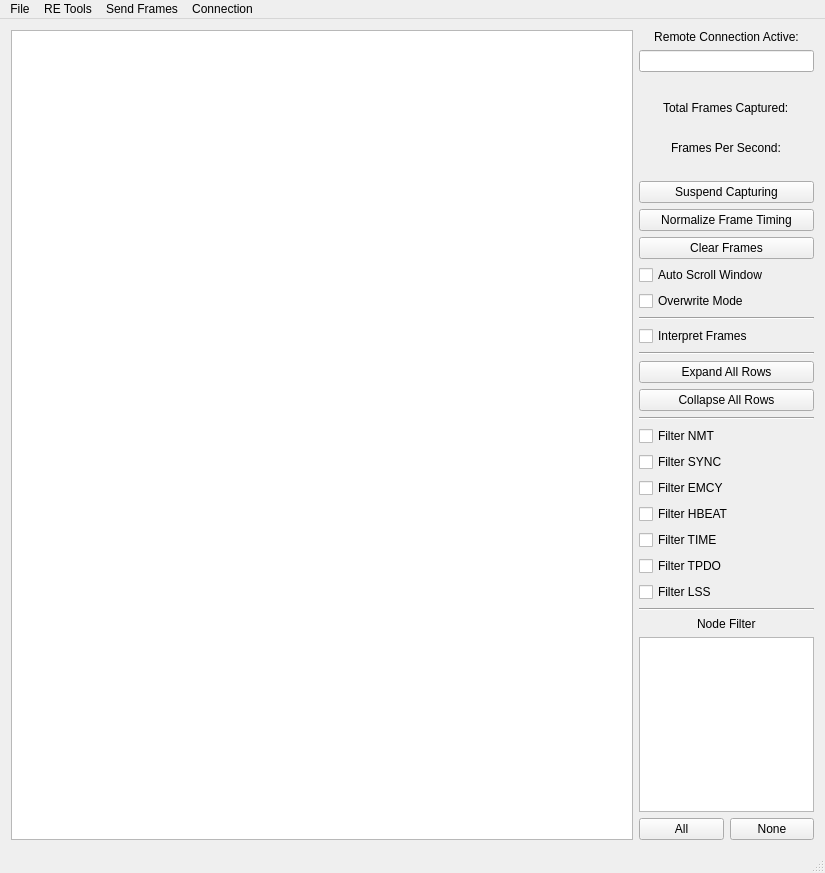
<?xml version="1.0" encoding="UTF-8"?>
<ui version="4.0">
 <class>MainWindow</class>
 <widget class="QMainWindow" name="MainWindow">
  <property name="geometry">
   <rect>
    <x>0</x>
    <y>0</y>
    <width>825</width>
    <height>873</height>
   </rect>
  </property>
  <property name="sizePolicy">
   <sizepolicy hsizetype="Fixed" vsizetype="Fixed">
    <horstretch>0</horstretch>
    <verstretch>0</verstretch>
   </sizepolicy>
  </property>
  <property name="minimumSize">
   <size>
    <width>800</width>
    <height>500</height>
   </size>
  </property>
  <property name="windowTitle">
   <string>SavvyCAN</string>
  </property>
  <widget class="QWidget" name="centralWidget">
   <layout class="QHBoxLayout" name="horizontalLayout" stretch="1,0">
    <item>
     <widget class="QTableView" name="canFramesView">
      <property name="font">
       <font>
        <pointsize>11</pointsize>
        <bold>false</bold>
       </font>
      </property>
      <property name="alternatingRowColors">
       <bool>true</bool>
      </property>
      <property name="verticalScrollMode">
       <enum>QAbstractItemView::ScrollPerPixel</enum>
      </property>
      <property name="wordWrap">
       <bool>false</bool>
      </property>
     </widget>
    </item>
    <item>
     <layout class="QVBoxLayout" name="verticalLayout">
      <item>
       <widget class="QLabel" name="lblRemoteConn">
        <property name="enabled">
         <bool>true</bool>
        </property>
        <property name="text">
         <string>Remote Connection Active:</string>
        </property>
        <property name="alignment">
         <set>Qt::AlignCenter</set>
        </property>
       </widget>
      </item>
      <item>
       <widget class="QLineEdit" name="lineRemoteKey">
        <property name="enabled">
         <bool>true</bool>
        </property>
        <property name="maximumSize">
         <size>
          <width>1000</width>
          <height>50</height>
         </size>
        </property>
        <property name="baseSize">
         <size>
          <width>150</width>
          <height>50</height>
         </size>
        </property>
        <property name="maxLength">
         <number>8</number>
        </property>
        <property name="alignment">
         <set>Qt::AlignLeading|Qt::AlignLeft|Qt::AlignVCenter</set>
        </property>
        <property name="readOnly">
         <bool>true</bool>
        </property>
       </widget>
      </item>
      <item>
       <widget class="QLabel" name="lblContMsg">
        <property name="font">
         <font>
          <pointsize>11</pointsize>
          <italic>true</italic>
          <bold>true</bold>
         </font>
        </property>
        <property name="text">
         <string/>
        </property>
        <property name="alignment">
         <set>Qt::AlignCenter</set>
        </property>
       </widget>
      </item>
      <item alignment="Qt::AlignHCenter">
       <widget class="QLabel" name="label">
        <property name="sizePolicy">
         <sizepolicy hsizetype="Preferred" vsizetype="Fixed">
          <horstretch>0</horstretch>
          <verstretch>0</verstretch>
         </sizepolicy>
        </property>
        <property name="text">
         <string>Total Frames Captured:</string>
        </property>
       </widget>
      </item>
      <item alignment="Qt::AlignHCenter">
       <widget class="QLabel" name="lbNumFrames">
        <property name="sizePolicy">
         <sizepolicy hsizetype="Preferred" vsizetype="Fixed">
          <horstretch>0</horstretch>
          <verstretch>0</verstretch>
         </sizepolicy>
        </property>
        <property name="text">
         <string/>
        </property>
       </widget>
      </item>
      <item alignment="Qt::AlignHCenter">
       <widget class="QLabel" name="label_6">
        <property name="sizePolicy">
         <sizepolicy hsizetype="Preferred" vsizetype="Fixed">
          <horstretch>0</horstretch>
          <verstretch>0</verstretch>
         </sizepolicy>
        </property>
        <property name="text">
         <string>Frames Per Second:</string>
        </property>
       </widget>
      </item>
      <item alignment="Qt::AlignHCenter">
       <widget class="QLabel" name="lbFPS">
        <property name="sizePolicy">
         <sizepolicy hsizetype="Preferred" vsizetype="Fixed">
          <horstretch>0</horstretch>
          <verstretch>0</verstretch>
         </sizepolicy>
        </property>
        <property name="text">
         <string/>
        </property>
       </widget>
      </item>
      <item>
       <widget class="QPushButton" name="btnCaptureToggle">
        <property name="text">
         <string>Suspend Capturing</string>
        </property>
        <property name="checkable">
         <bool>false</bool>
        </property>
       </widget>
      </item>
      <item>
       <widget class="QPushButton" name="btnNormalize">
        <property name="text">
         <string>Normalize Frame Timing</string>
        </property>
       </widget>
      </item>
      <item>
       <widget class="QPushButton" name="btnClearFrames">
        <property name="text">
         <string>Clear Frames</string>
        </property>
       </widget>
      </item>
      <item>
       <widget class="QCheckBox" name="cbAutoScroll">
        <property name="text">
         <string>Auto Scroll Window</string>
        </property>
       </widget>
      </item>
      <item>
       <widget class="QCheckBox" name="cbOverwrite">
        <property name="enabled">
         <bool>true</bool>
        </property>
        <property name="text">
         <string>Overwrite Mode</string>
        </property>
       </widget>
      </item>
      <item>
       <widget class="Line" name="line">
        <property name="orientation">
         <enum>Qt::Horizontal</enum>
        </property>
       </widget>
      </item>
      <item>
       <widget class="QCheckBox" name="cbInterpret">
        <property name="text">
         <string>Interpret Frames</string>
        </property>
       </widget>
      </item>
      <item>
       <widget class="Line" name="line_4">
        <property name="orientation">
         <enum>Qt::Horizontal</enum>
        </property>
       </widget>
      </item>
      <item>
       <widget class="QPushButton" name="btnExpandAll">
        <property name="text">
         <string>Expand All Rows</string>
        </property>
       </widget>
      </item>
      <item>
       <widget class="QPushButton" name="btnCollapseAll">
        <property name="text">
         <string>Collapse All Rows</string>
        </property>
       </widget>
      </item>
      <item>
       <widget class="Line" name="line_3">
        <property name="orientation">
         <enum>Qt::Horizontal</enum>
        </property>
       </widget>
      </item>
      <item>
       <widget class="QCheckBox" name="filterNMT">
        <property name="text">
         <string>Filter NMT</string>
        </property>
       </widget>
      </item>
      <item>
       <widget class="QCheckBox" name="filterSYNC">
        <property name="text">
         <string>Filter SYNC</string>
        </property>
       </widget>
      </item>
      <item>
       <widget class="QCheckBox" name="filterEMCY">
        <property name="text">
         <string>Filter EMCY</string>
        </property>
       </widget>
      </item>
      <item>
       <widget class="QCheckBox" name="filterHBEAT">
        <property name="text">
         <string>Filter HBEAT</string>
        </property>
       </widget>
      </item>
      <item>
       <widget class="QCheckBox" name="filterTIME">
        <property name="text">
         <string>Filter TIME</string>
        </property>
       </widget>
      </item>
      <item>
       <widget class="QCheckBox" name="filterTPDO">
        <property name="text">
         <string>Filter TPDO</string>
        </property>
       </widget>
      </item>
      <item>
       <widget class="QCheckBox" name="filterLSS">
        <property name="text">
         <string>Filter LSS</string>
        </property>
       </widget>
      </item>
      <item>
       <widget class="Line" name="line_2">
        <property name="orientation">
         <enum>Qt::Horizontal</enum>
        </property>
       </widget>
      </item>
      <item alignment="Qt::AlignHCenter">
       <widget class="QLabel" name="label_7">
        <property name="text">
         <string>Node Filter</string>
        </property>
       </widget>
      </item>
      <item alignment="Qt::AlignHCenter">
       <widget class="QListWidget" name="listFilters">
        <property name="sizePolicy">
         <sizepolicy hsizetype="Fixed" vsizetype="Expanding">
          <horstretch>0</horstretch>
          <verstretch>0</verstretch>
         </sizepolicy>
        </property>
        <property name="minimumSize">
         <size>
          <width>0</width>
          <height>160</height>
         </size>
        </property>
        <property name="maximumSize">
         <size>
          <width>175</width>
          <height>16777215</height>
         </size>
        </property>
       </widget>
      </item>
      <item>
       <layout class="QHBoxLayout" name="horizontalLayout_3">
        <item>
         <widget class="QPushButton" name="btnFilterAll">
          <property name="text">
           <string>All</string>
          </property>
         </widget>
        </item>
        <item>
         <widget class="QPushButton" name="btnFilterNone">
          <property name="text">
           <string>None</string>
          </property>
         </widget>
        </item>
       </layout>
      </item>
     </layout>
    </item>
   </layout>
  </widget>
  <widget class="QMenuBar" name="menuBar">
   <property name="geometry">
    <rect>
     <x>0</x>
     <y>0</y>
     <width>825</width>
     <height>22</height>
    </rect>
   </property>
   <widget class="QMenu" name="menu_RE_Tools">
    <property name="title">
     <string>RE Tools</string>
    </property>
    <addaction name="actionFlow_View"/>
    <addaction name="actionGraph_Dta"/>
    <addaction name="actionFrame_Data_Analysis"/>
    <addaction name="actionFile_Comparison"/>
    <addaction name="actionDBC_Comparison"/>
    <addaction name="actionRange_State_2"/>
    <addaction name="actionSingle_Multi_State_2"/>
    <addaction name="actionISO_TP_Decoder"/>
    <addaction name="actionSniffer"/>
    <addaction name="actionCapture_Bisector"/>
    <addaction name="actionSignal_Viewer"/>
    <addaction name="actionTemporal_Graph"/>
   </widget>
   <widget class="QMenu" name="menuSend_Frames">
    <property name="title">
     <string>Send Frames</string>
    </property>
    <addaction name="action_Playback"/>
    <addaction name="action_Custom"/>
    <addaction name="actionScripting_INterface"/>
    <addaction name="actionFuzzing"/>
    <addaction name="actionUDS_Scanner"/>
    <addaction name="actionFirmware_Update"/>
    <addaction name="actionMotorControlConfig"/>
   </widget>
   <widget class="QMenu" name="menuFile">
    <property name="title">
     <string>File</string>
    </property>
    <addaction name="actionOpen_Log_File"/>
    <addaction name="actionSave_Filtered_Log_File"/>
    <addaction name="actionSave_Log_File"/>
    <addaction name="actionSave_Continuous_Logfile"/>
    <addaction name="separator"/>
    <addaction name="separator"/>
    <addaction name="actionLoad_Filter_Definition"/>
    <addaction name="actionSave_Filter_Definition"/>
    <addaction name="separator"/>
    <addaction name="actionDBC_File_Manager"/>
    <addaction name="actionSave_Decoded_Frames"/>
    <addaction name="separator"/>
    <addaction name="actionPreferences"/>
    <addaction name="separator"/>
    <addaction name="actionExit_Application"/>
   </widget>
   <widget class="QMenu" name="menuConnection">
    <property name="title">
     <string>Connection</string>
    </property>
    <addaction name="actionSetup"/>
   </widget>
   <addaction name="menuFile"/>
   <addaction name="menu_RE_Tools"/>
   <addaction name="menuSend_Frames"/>
   <addaction name="menuConnection"/>
  </widget>
  <widget class="QStatusBar" name="statusBar"/>
  <action name="action_Playback">
   <property name="text">
    <string>Playback</string>
   </property>
  </action>
  <action name="action_Custom">
   <property name="text">
    <string>Custom</string>
   </property>
  </action>
  <action name="actionFlow_View">
   <property name="text">
    <string>Flow View</string>
   </property>
  </action>
  <action name="actionFuzzy_Scope">
   <property name="text">
    <string>Fuzzy Scope</string>
   </property>
  </action>
  <action name="actionGraph_Dta">
   <property name="text">
    <string>Graph Data</string>
   </property>
  </action>
  <action name="actionOpen_Log_File">
   <property name="text">
    <string>Load Log File</string>
   </property>
  </action>
  <action name="actionSave_Log_File">
   <property name="text">
    <string>Save Log File</string>
   </property>
  </action>
  <action name="actionFrame_Data_Analysis">
   <property name="text">
    <string>Frame Data Analysis</string>
   </property>
  </action>
  <action name="actionLoad_DBC_File">
   <property name="text">
    <string>Load DBC File</string>
   </property>
  </action>
  <action name="actionEdit_Messages_Signals">
   <property name="text">
    <string>Edit Messages/Signals</string>
   </property>
  </action>
  <action name="actionSave_DBC_File">
   <property name="text">
    <string>Save DBC File</string>
   </property>
  </action>
  <action name="actionSave_Decoded_Frames">
   <property name="text">
    <string>Save Decoded Frames</string>
   </property>
  </action>
  <action name="actionExit_Application">
   <property name="text">
    <string>Exit Application</string>
   </property>
  </action>
  <action name="actionFile_Comparison">
   <property name="text">
    <string>File Comparison</string>
   </property>
  </action>
  <action name="actionPreferences">
   <property name="text">
    <string>Preferences</string>
   </property>
  </action>
  <action name="actionSave_Filtered_Log_File">
   <property name="text">
    <string>Save Filtered Log File</string>
   </property>
  </action>
  <action name="actionLoad_Filter_Definition">
   <property name="text">
    <string>Load Filter Definition</string>
   </property>
  </action>
  <action name="actionSave_Filter_Definition">
   <property name="text">
    <string>Save Filter Definition</string>
   </property>
  </action>
  <action name="actionFirmware_Uploader">
   <property name="text">
    <string>Firmware Uploader</string>
   </property>
  </action>
  <action name="actionSetup">
   <property name="text">
    <string>Open Connection Window</string>
   </property>
  </action>
  <action name="actionConnect">
   <property name="text">
    <string>Connect</string>
   </property>
  </action>
  <action name="actionScripting_INterface">
   <property name="text">
    <string>Scripting Interface</string>
   </property>
  </action>
  <action name="actionRange_State_2">
   <property name="text">
    <string>Range State</string>
   </property>
  </action>
  <action name="actionSingle_Multi_State_2">
   <property name="text">
    <string>Single/Multi State</string>
   </property>
  </action>
  <action name="actionDBC_File_Manager">
   <property name="text">
    <string>DBC File Manager</string>
   </property>
  </action>
  <action name="actionFuzzing">
   <property name="text">
    <string>Fuzzing</string>
   </property>
  </action>
  <action name="actionUDS_Scanner">
   <property name="text">
    <string>UDS Scanner</string>
   </property>
  </action>
  <action name="actionISO_TP_Decoder">
   <property name="text">
    <string>ISO-TP Decoder</string>
   </property>
  </action>
  <action name="actionSniffer">
   <property name="text">
    <string>Sniffer</string>
   </property>
  </action>
  <action name="actionFirmware_Update">
   <property name="text">
    <string>Firmware Update</string>
   </property>
  </action>
  <action name="actionMotorControlConfig">
   <property name="text">
    <string>MotorControlConfig</string>
   </property>
  </action>
  <action name="actionCapture_Bisector">
   <property name="text">
    <string>Capture Bisector</string>
   </property>
  </action>
  <action name="actionSignal_Viewer">
   <property name="text">
    <string>Signal Viewer</string>
   </property>
  </action>
  <action name="actionSave_Continuous_Logfile">
   <property name="text">
    <string>Start Continuous Logging</string>
   </property>
  </action>
  <action name="actionTemporal_Graph">
   <property name="text">
    <string>Temporal Graph</string>
   </property>
  </action>
  <action name="actionDBC_Comparison">
   <property name="text">
    <string>DBC Comparison</string>
   </property>
  </action>
 </widget>
 <layoutdefault spacing="6" margin="11"/>
 <resources/>
 <connections/>
 <slots>
  <slot>handleLoadFile()</slot>
  <slot>connButtonPress()</slot>
  <slot>showGraphingWindow()</slot>
  <slot>showFrameDataAnalysis()</slot>
 </slots>
</ui>
